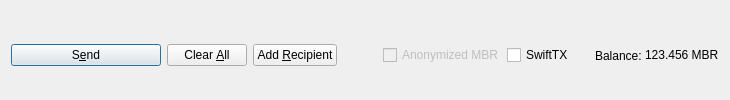
         <widget class="QFrame" name="frame_Send">
          <layout class="QHBoxLayout" name="horizontalLayout">
           <property name="bottomMargin">
            <number>0</number>
           </property>
           <item>
            <widget class="QPushButton" name="sendButton">
             <property name="minimumSize">
              <size>
               <width>150</width>
               <height>0</height>
              </size>
             </property>
             <property name="toolTip">
              <string>Confirm the send action</string>
             </property>
             <property name="text">
              <string>S&amp;end</string>
             </property>
             <property name="icon">
              <iconset resource="../moonbridge.qrc">
               <normaloff>:/icons/send</normaloff>:/icons/send</iconset>
             </property>
             <property name="autoDefault">
              <bool>false</bool>
             </property>
             <property name="default">
              <bool>true</bool>
             </property>
            </widget>
           </item>
           <item>
            <widget class="QPushButton" name="clearButton">
             <property name="sizePolicy">
              <sizepolicy hsizetype="Minimum" vsizetype="Fixed">
               <horstretch>0</horstretch>
               <verstretch>0</verstretch>
              </sizepolicy>
             </property>
             <property name="toolTip">
              <string>Clear all fields of the form.</string>
             </property>
             <property name="text">
              <string>Clear &amp;All</string>
             </property>
             <property name="icon">
              <iconset resource="../moonbridge.qrc">
               <normaloff>:/icons/remove</normaloff>:/icons/remove</iconset>
             </property>
             <property name="autoDefault">
              <bool>false</bool>
             </property>
            </widget>
           </item>
           <item>
            <widget class="QPushButton" name="addButton">
             <property name="toolTip">
              <string>Send to multiple recipients at once</string>
             </property>
             <property name="text">
              <string>Add &amp;Recipient</string>
             </property>
             <property name="icon">
              <iconset resource="../moonbridge.qrc">
               <normaloff>:/icons/add</normaloff>:/icons/add</iconset>
             </property>
             <property name="autoDefault">
              <bool>false</bool>
             </property>
            </widget>
           </item>
           <item>
            <spacer name="horizontalSpacer">
             <property name="orientation">
              <enum>Qt::Horizontal</enum>
             </property>
             <property name="sizeHint" stdset="0">
              <size>
               <width>40</width>
               <height>20</height>
              </size>
             </property>
            </spacer>
           </item>
           <item>
            <layout class="QHBoxLayout" name="horizontalLayout_2">
             <property name="spacing">
              <number>3</number>
             </property>
             <item>
              <widget class="QCheckBox" name="checkzMBR">
               <property name="enabled">
                <bool>false</bool>
               </property>
               <property name="text">
                <string>Anonymized MBR</string>
               </property>
              </widget>
             </item>
             <item>
              <widget class="QCheckBox" name="checkSwiftTX">
               <property name="enabled">
                <bool>true</bool>
               </property>
               <property name="minimumSize">
                <size>
                 <width>85</width>
                 <height>0</height>
                </size>
               </property>
               <property name="text">
                <string>SwiftTX</string>
               </property>
              </widget>
             </item>
             <item>
              <widget class="QLabel" name="label">
               <property name="text">
                <string>Balance:</string>
               </property>
              </widget>
             </item>
             <item>
              <widget class="QLabel" name="labelBalance">
               <property name="sizePolicy">
                <sizepolicy hsizetype="Preferred" vsizetype="Fixed">
                 <horstretch>0</horstretch>
                 <verstretch>0</verstretch>
                </sizepolicy>
               </property>
               <property name="cursor">
                <cursorShape>IBeamCursor</cursorShape>
               </property>
               <property name="text">
                <string notr="true">123.456 MBR</string>
               </property>
               <property name="textInteractionFlags">
                <set>Qt::LinksAccessibleByMouse|Qt::TextSelectableByKeyboard|Qt::TextSelectableByMouse</set>
               </property>
              </widget>
             </item>
            </layout>
           </item>
          </layout>
         </widget>
